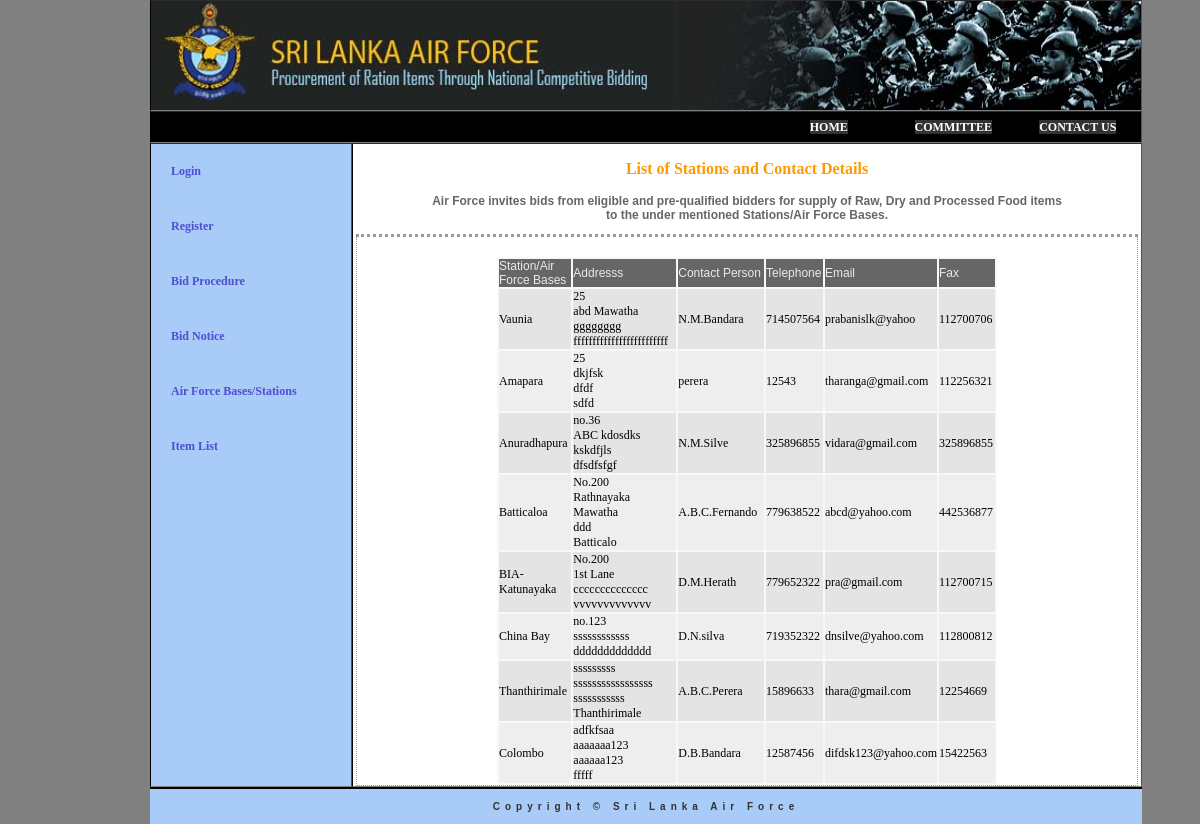
/stationList.php, run on the app's committed database.
### tables this page shows
CREATE TABLE IF NOT EXISTS `station` (
  `stationId` int(4) NOT NULL,
  `stationName` varchar(50) NOT NULL,
  `addLine1` varchar(50) NOT NULL,
  `addLine2` varchar(50) NOT NULL,
  `addLine3` varchar(50) NOT NULL,
  `addCity` varchar(30) NOT NULL,
  `contPersonName` varchar(50) NOT NULL,
  `phoneNo1` int(10) NOT NULL,
  `phoneNo2` int(10) NOT NULL,
  `email` varchar(30) NOT NULL,
  `fax` int(10) NOT NULL,
  `currDay` varchar(35) NOT NULL,
  PRIMARY KEY (`stationId`)
);

### stationList.php (the view, shortened to what this page needs)
<!DOCTYPE html PUBLIC "-//W3C//DTD XHTML 1.0 Transitional//EN" "http://www.w3.org/TR/xhtml1/DTD/xhtml1-transitional.dtd">
<html xmlns="http://www.w3.org/1999/xhtml">
<head>
<link href="include/MyStyle.css" rel="stylesheet" type="text/css" media="all" />
<link href="SpryAssets/SpryMenuBarHorizontal.css" rel="stylesheet" type="text/css" />
</head>
<body>
<table width="990" border="1" cellspacing="0" cellpadding="0" class="maintable" bgcolor="#A8CBF7">
  <tr>
      	<td  colspan="3"  height="109" bgcolor="#000000"><img src="images/new.jpg" width="990" height="109"></td>
  </tr>
  <tr>
    	<td  colspan="3" height="30" align="center"  bgcolor="#000000">
			<?php
			include("include_Mainmenu.php");
			?>
		</td>
 </tr>
 <tr>
    	<td width="200" valign="top">
			<?php
			include("include_SubMenu.php");
			?>
		</td>
   		<td width="790" valign="top" align="center" bgcolor="#FFFFFF"><h3 class="pageHeading">List of Stations and Contact Details</h3>
      <p class="tabledescription"><strong>Air Force invites  bids from eligible and pre-qualified bidders for supply of Raw, Dry and Processed Food items<br/> to the under mentioned  Stations/Air Force Bases.</strong></p>
<form id="form1" name="form1" method="post" action="<?php $_SERVER['PHP_SELF']?>">
        <?php
		include("Include_Connection.php");
 		$sql = "SELECT * FROM station";
 		$result = mysql_query($sql, $conn) or die(mysql_error());
 		?>
<div class="container">
<table width="500" border="0" cellpadding="0" class="subtable">
    <tr  class="subtableheading">
       <td width="80">Station/Air Force Bases</td>
       <td width="120">Addresss</td>
       <td width="100">Contact Person</td>
       <td width="60">Telephone</td>
       <td width="80">Email </td>
       <td width="60">Fax</td>
   </tr>
         	<?php
   			$a=1;
 			while ($newArray = mysql_fetch_array($result))
			 {
			 if($a%2==1)
	 			{$bg="tableBg1";}
	 		else{$bg="tableBg2";}
			?>
  <tr class="<?php echo $bg; ?>">
    <td><?php echo $newArray['stationName']; ?></td>
    <td><?php echo $newArray['addLine1']; ?><br/><?php echo $newArray['addLine2']; ?><br/><?php echo $newArray['addLine3']; ?><br/><?php echo $newArray['addCity']; ?></td>
    <td><?php echo $newArray['contPersonName']; ?></td>
    <td><?php echo $newArray['phoneNo1']; ?></td>
    <td><?php echo $newArray['email']; ?></td>
    <td><?php echo $newArray['fax']; ?></td>
 </tr>
			<?PHP  $a++; } ?>
</table>
</div>
</form>
    </td>
</tr>
<tr>
    <td colspan="3" align="center" class="copyr" height="35"> Copyright &copy; Sri Lanka Air Force</td>
  </tr>
</table>
</body>
</html>

### include/MyStyle.css (style rules this page uses)
body { font-family: Georgia, "Times New Roman", Times, serif; font-size: 12px; background-color:#808080 ; margin-top: 0px; margin-right: 0px; margin-bottom: 0px; margin-left: 150px; }
img { background-color: #E5E5E5; border:; }
.copyr { font-family: Verdana, Geneva, sans-serif; font-size: 10px; font-style: normal; font-weight: bold; font-variant: normal; color: #333; text-decoration: none; letter-spacing: 5px; border-top-width: 2px; border-right-width: 0px; border-bottom-width: 0px; border-left-width: 0px; border-top-color: #000; border-right-color: #000; border-bottom-color: #000; border-left-color: #000; }
.maintable { font-family: Verdana, Geneva, sans-serif; font-size: 12px; color: #000; margin: 0px; border-top-width: 0px; border-right-width: 0px; border-bottom-width: 0px; border-left-width: 0px; border-top-style: none; border-right-style: solid; border-bottom-style: none; border-left-style: solid; border-right-color: #000; border-left-color: #000; background-color: #A8CBF7; }
.subtable { font-family: Verdana, Geneva, sans-serif; font-size: 12px; background-color: #F8F8F8; border-top-color: #000; border-right-color: #000; border-bottom-color: #000; border-left-color: #000; border-top-width: 0px; border-right-width: 0px; border-bottom-width: 0px; border-left-width: 0px; }
.subtableheading { font-family: Verdana, Geneva, sans-serif; font-size: 12px; color: #EAEAEA; text-decoration: none; background-color: #666; text-align: left; height: auto; }
p { font-family: Verdana, Geneva, sans-serif; font-size: 12px; }
.container { width: 780px; border-right-width: 1px; border-bottom-width: 1px; border-left-width: 1px; border-left-width: 1px; border-right-style: dotted; border-bottom-style: dotted; border-left-style: dotted; border-top-style: dotted; border-right-color: #999; border-bottom-color: #999; border-left-color: #999; border-top-color: #999; margin-top: auto; margin-right: auto; margin-bottom: auto; margin-left: auto; padding-top: 20px; }
.tabledescription { font-family: Verdana, Geneva, sans-serif; font-size: 12px; color: #666; }
.tableBg1 { font-family: Georgia, "Times New Roman", Times, serif; color: #000; background-color: #E4E4E4; }
.tableBg2 { font-family: Georgia, "Times New Roman", Times, serif; color: #000; background-color: #EEE; }
.pageHeading { font-family: Georgia, "Times New Roman", Times, serif; font-size: 16px; color: #F90; font-weight: bold; }

### data on the page
station: stationName "Vaunia", addLine1 "25", addLine2 "abd Mawatha", addLine3 "gggggggg", addCity "fffffffffffffffffffffffff", contPersonName "N.M.Bandara", phoneNo1 "714507564", email "prabanislk@yahoo", fax "112700706"
station: stationName "Amapara", addLine1 "25", addLine2 "dkjfsk", addLine3 "dfdf", addCity "sdfd", contPersonName "perera", phoneNo1 "12543", email "tharanga@gmail.com", fax "112256321"
station: stationName "Anuradhapura", addLine1 "no.36", addLine2 "ABC kdosdks", addLine3 "kskdfjls", addCity "dfsdfsfgf", contPersonName "N.M.Silve", phoneNo1 "325896855", email "vidara@gmail.com", fax "325896855"
station: stationName "Batticaloa", addLine1 "No.200", addLine2 "Rathnayaka Mawatha", addLine3 "ddd", addCity "Batticalo", contPersonName "A.B.C.Fernando", phoneNo1 "779638522", email "abcd@yahoo.com", fax "442536877"
station: stationName "BIA-Katunayaka", addLine1 "No.200", addLine2 "1st Lane", addLine3 "cccccccccccccc", addCity "vvvvvvvvvvvvv", contPersonName "D.M.Herath", phoneNo1 "779652322", email "pra@gmail.com", fax "112700715"
station: stationName "China Bay", addLine1 "no.123", addLine2 "ssssssssssss", addLine3 "ddddddddddddd", contPersonName "D.N.silva", phoneNo1 "719352322", email "dnsilve@yahoo.com", fax "112800812"
station: stationName "Thanthirimale", addLine1 "sssssssss", addLine2 "sssssssssssssssss", addLine3 "sssssssssss", addCity "Thanthirimale", contPersonName "A.B.C.Perera", phoneNo1 "15896633", email "thara@gmail.com", fax "12254669"
station: stationName "Colombo", addLine1 "adfkfsaa", addLine2 "aaaaaaa123", addLine3 "aaaaaa123", addCity "fffff", contPersonName "D.B.Bandara", phoneNo1 "12587456", email "difdsk123@yahoo.com", fax "15422563"
